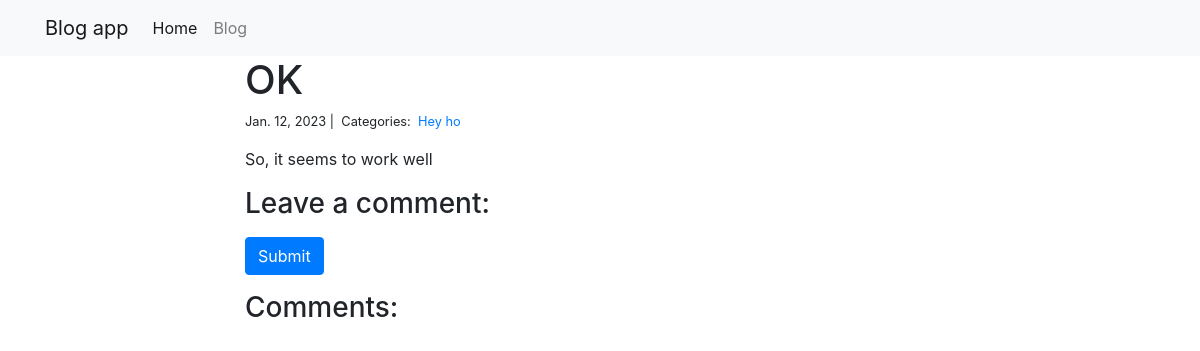
Page /blog/1/ on the committed database.
### posts/models.py (models this page shows)
class Post(models.Model):
    title = models.CharField(max_length=255)
    body = models.TextField()
    created_on = models.DateTimeField(auto_now_add=True)
    last_modified = models.DateTimeField(auto_now=True)
    categories = models.ManyToManyField('Category', related_name='posts')

class Category(models.Model):
    name = models.CharField(max_length=20)

### posts/views.py (the view)
# urls.py: path("<int:pk>/", views.blog_detail, name="blog_detail"),
def blog_detail(request, pk):
    post = Post.objects.get(pk=pk)
    comments = Comment.objects.filter(post=post)
    context = {
        "post": post,
        "comments": comments,
    }
    return render(request, "blog_detail.html", context)

### posts/templates/blog_detail.html (shortened to what this page needs)
{% extends "base.html" %}
{% block page_content %}
<div class="col-md-8 offset-md-2">
    <h1>{{ post.title }}</h1>
    <small>
        {{ post.created_on.date }} |&nbsp;
        Categories:&nbsp;
        {% for category in post.categories.all %}
        <a href="{% url 'blog_category' category.name %}">
            {{ category.name }}
        </a>&nbsp;
        {% endfor %}
    </small>
    <p>{{ post.body | linebreaks }}</p>
    <h3>Leave a comment:</h3>
    <form action="/posts/{{ post.pk }}/" method="post">
        <button type="submit" class="btn btn-primary">Submit</button>
    </form>
    <h3>Comments:</h3>
</div>
{% endblock %}

### rows in the picture
Post: title "OK", created_on "Jan. 12, 2023", body "So, it seems to work well"
Category: name "Hey ho"
